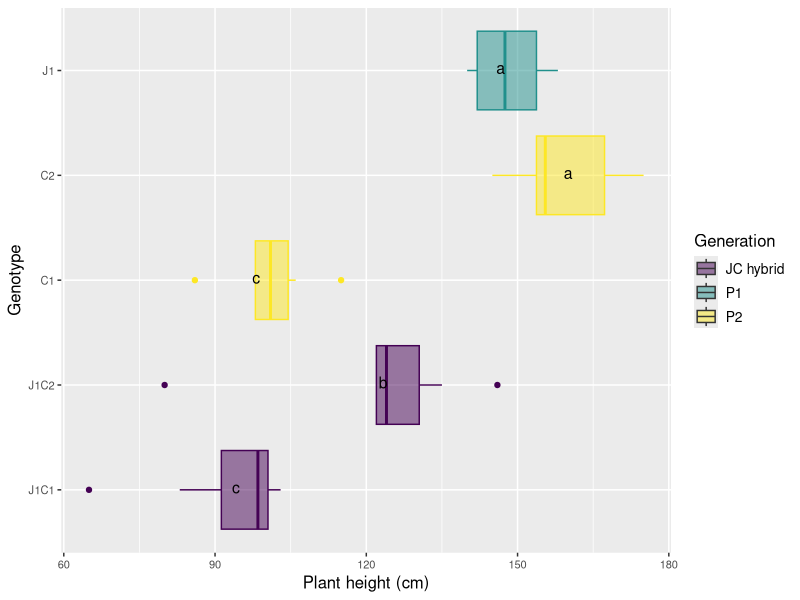

The R source for this figure:
# Comparison 3X: plant_height in JC hybrids
#load packages 
install.packages("multcompView")
install.packages("viridis")

library(viridis)
library(tidyverse)
library(dplyr)
library(ggplot2)
library(ggplot2)
library(ggpubr)
library(datasets)
library(multcompView)


# vollständige Rohdatentabelle laden ######
setwd("C:/Users/Helen Behn/Documents/R/EPPN Data Analysis/Final raw data table")
DATA <- read_csv("EPPN raw data complete 220419.csv")

#drop first column
DATA = DATA[,2:37]
View(DATA)

# subsetting
comp_3X <- DATA[DATA$Genotype %in% c("C1", "C2", "J1", "J1C1", "J1C2"), ]
head(comp_3X)
View(comp_3X)

#create column giving generation###############################################
comp_3X <- comp_3X %>%
  mutate(Generation = case_when(
    Genotype == "J1" ~ "P1",
    Genotype == "C1" ~ "P2",
    Genotype == "C2" ~ "P2",
    Genotype == "J1C1" ~ "JC hybrid",
    Genotype == "J1C2" ~ "JC hybrid"))
view(comp_3X)


# Boxplot with CLD nach Rosane Rech##########################################################
# loading the appropriate libraries
library(datasets)
library(ggplot2)
library(multcompView)
library(dplyr)

# analysis of variance
anova <- aov(plant_height ~ Genotype, data = comp_3X)
summary(anova)

# Tukey's test
tukey <- TukeyHSD(anova)
print(tukey)

# compact letter display
cld <- multcompLetters4(anova, tukey)
print(cld)

# table with factors and 3rd quantile
Tk <- group_by(comp_3X, Genotype) %>%
  summarise(mean = round(mean(plant_height, na.rm = TRUE), digits = 1), quant = round(quantile(plant_height, probs = 0.75, na.rm = TRUE), digits = 1)) %>%
  arrange(desc(mean)) #WICHTIG: arrange(desc(mean)) muss hier rein!!!

# extracting the compact letter display and adding to the Tk table
cld <- as.data.frame.list(cld$Genotype)
Tk$cld <- cld$Letters

#create column giving generation###############################################
ANOVA_Tukey_3X <- Tk %>%
  mutate(Generation = case_when(
    Genotype == "J1" ~ "P1",
    Genotype == "C1" ~ "P2",
    Genotype == "C2" ~ "P2",
    Genotype == "J1C1" ~ "JC hybrid",
    Genotype == "J1C2" ~ "JC hybrid"))
view(ANOVA_Tukey_3X)

# Reorder factor levels in comp_3 and ANOVA_Tukey_3
comp_3Xord <- comp_3X                             
comp_3Xord$Genotype <- factor(comp_3Xord$Genotype,     
                             levels = c("J1C1", "J1C2", "C1", "C2", "J1"))

ANOVA_Tukey_3Xord <- ANOVA_Tukey_3X                             
ANOVA_Tukey_3Xord$Genotype <- factor(ANOVA_Tukey_3Xord$Genotype,     
                                    levels = c("J1C1", "J1C2", "C1", "C2", "J1"))

# boxplot plant_height##############################################################
#ohne facet_wrap ###############
#boxplot ## plant_height ###
ggplot(comp_3Xord, aes(Genotype, plant_height, fill = Generation, color = Generation)) + 
  geom_boxplot() +
  labs(x="Genotype", y="Plant height (cm)") +
  geom_text(data = ANOVA_Tukey_3Xord, aes(x = Genotype, y = quant, label = cld), color = "black", size = 4, vjust = 0.3, hjust = 4.5) +
  coord_flip() +
  theme(axis.title = element_text(size = 16),
        legend.text = element_text(size = 10),
        legend.title = element_text(size = 12),
        axis.title.x = element_text(size = 12),
        axis.title.y = element_text(size = 12),
        axis.text.x = element_text(size = 8),
        axis.text.y = element_text(size = 8)) +
  scale_color_viridis(discrete = TRUE, option = "D", direction = 1, guide = "none", alpha = 1) +  #legend removed by guide = "none" 
  scale_fill_viridis(discrete = TRUE, option = "D", direction = 1, alpha = 0.5)
